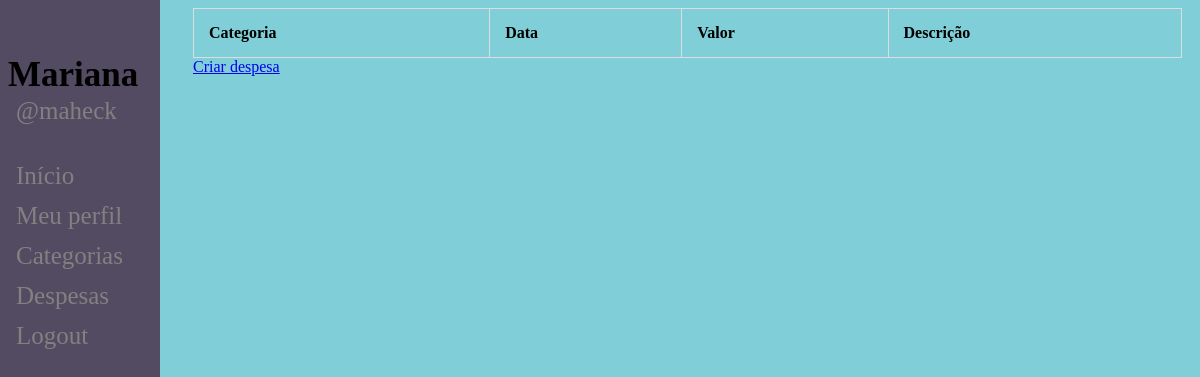
The app's page /expenses (signed in), older data.
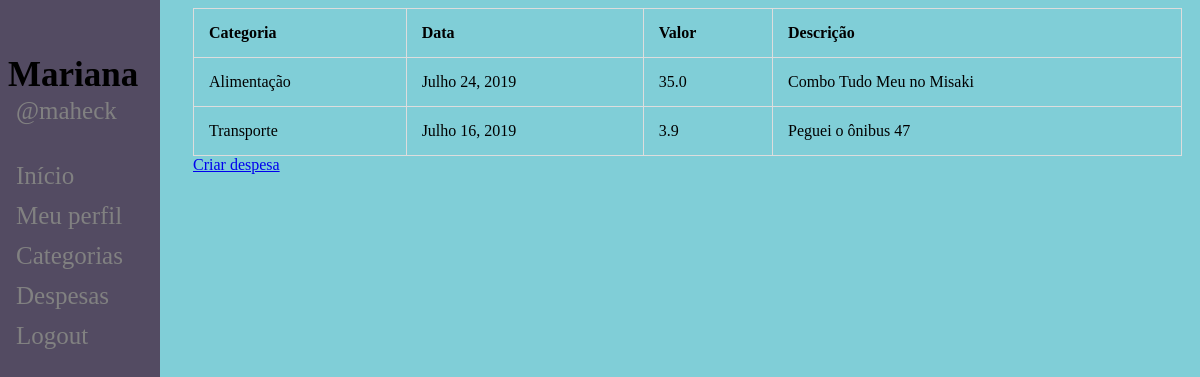
The same page, newer data.
### poupapig/models.py (models this page shows, shortened)
class Expense(models.Model):
	category = models.ForeignKey('Category', on_delete=models.CASCADE, blank=True, null=True, default=None)
	date = models.DateField(blank=True, null=True)
	amount = models.FloatField(null=True, blank=True, default=None)
	description = models.TextField()

class Category(models.Model):
	user = models.ForeignKey('auth.User', default="", on_delete=models.CASCADE)
	name = models.CharField(max_length=200)

### poupapig/views.py (the view)
# urls.py: path('expenses', views.expense_list, name='expense_list'),
def expense_list(request):
	expenses = Expense.objects.all()
	return render(request, 'expense_list.html', {'expenses': expenses})

### poupapig/templates/expense_list.html (shortened to what this page needs)
{% extends 'registration/base_profile.html' %}
{% load staticfiles %}
    {% block content %}
        <table>
            <tr>
                <th>Categoria</th>
                <th>Data</th>
                <th>Valor</th>
                <th>Descrição</th>
            </tr>
            {% for expense in expenses %}
                {% if expense.category.user == user %}
                    <tr>
                        <td>{{expense.category.name}}</td>
                        <td>{{expense.date}}</td>
                        <td>{{expense.amount}}</td>
                        <td>{{expense.description}}</td>
                    </tr>
                {% endif %}
            {% endfor %}
        </table>
        <a href="{% url 'new_expense' %}">Criar despesa</a>
    {% endblock %}

### poupapig/templates/registration/base_profile.html (shortened to what this page needs)
{% load staticfiles %}
<!doctype html>
<html>
    <head>
        <link href="{% static 'css/style_profile.css' %}" rel="stylesheet">
    </head>
    <body>
        <div class="sidenav">
            <h2> {{user.first_name}} </h2>
            <p> @{{user.username}} </p>
            <a href="{% url 'index_profile' %}">Início</a>
            <a href="{% url 'user_infos' %}">Meu perfil</a>
            <a href="{% url 'show_categories' %}">Categorias</a>
            <a href="{% url 'expense_list' %}">Despesas</a>
            <a href="{% url 'logout' %}">Logout</a>
        </div>
        <div class="main">
            {% block content %}
            {% endblock %}
        </div>
    </body>
</html>

### poupapig/static/css/style_profile.css (style rules this page uses)
body { background-color: #80CED7; padding-left: 15px; }
table, td, th { border: 1px solid #ddd; text-align: left; }
table { border-collapse: collapse; width: 100%; }
th, td { padding: 15px; }
.sidenav { height: 100%; width: 160px; position: fixed; z-index: 1; top: 0; left: 0; background-color: #534B62; overflow-x: hidden; padding-top: 20px; }
.sidenav h2 { padding: 6px 8px 0px 8px; margin-bottom: 0px; text-decoration: none; font-size: 35px; color: black; display: block; }
.sidenav p { margin-top:2px; padding: 0px 8px 6px 16px; text-decoration: none; font-size: 25px; color: #818181; display: block; }
.sidenav a { padding: 6px 8px 6px 16px; text-decoration: none; font-size: 25px; color: #818181; display: block; }
.main { margin-left: 160px; padding: 0px 10px; }

Row changes from the older to the newer data that the page shows:
added Expense: category.name "Alimentação", date "Julho 24, 2019", amount "35.0", description "Combo Tudo Meu no Misaki"
added Expense: category.name "Transporte", date "Julho 16, 2019", amount "3.9", description "Peguei o ônibus 47"
